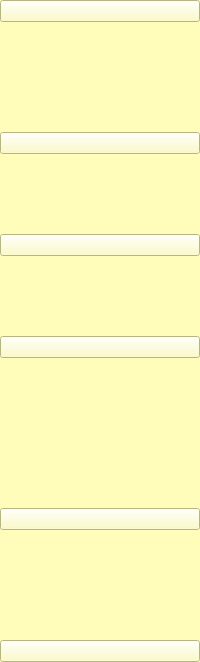
     <widget class="QWidget" name="widget_3" native="true">
      <property name="styleSheet">
       <string notr="true">background-color:rgb(255, 253, 185)</string>
      </property>
      <layout class="QVBoxLayout" name="verticalLayout_9">
       <property name="spacing">
        <number>110</number>
       </property>
       <property name="leftMargin">
        <number>0</number>
       </property>
       <property name="topMargin">
        <number>0</number>
       </property>
       <property name="rightMargin">
        <number>0</number>
       </property>
       <property name="bottomMargin">
        <number>0</number>
       </property>
       <item>
        <widget class="QPushButton" name="btn_menu2">
         <property name="text">
          <string/>
         </property>
         <property name="icon">
          <iconset resource="resources.qrc">
           <normaloff>:/newPrefix/picture/menu.jpg</normaloff>:/newPrefix/picture/menu.jpg</iconset>
         </property>
         <property name="checkable">
          <bool>false</bool>
         </property>
        </widget>
       </item>
       <item>
        <layout class="QVBoxLayout" name="verticalLayout_2">
         <property name="spacing">
          <number>80</number>
         </property>
         <item>
          <widget class="QPushButton" name="btn_profile2">
           <property name="text">
            <string/>
           </property>
           <property name="icon">
            <iconset resource="resources.qrc">
             <normaloff>:/newPrefix/picture/profile.jpg</normaloff>:/newPrefix/picture/profile.jpg</iconset>
           </property>
           <property name="checkable">
            <bool>true</bool>
           </property>
          </widget>
         </item>
         <item>
          <widget class="QPushButton" name="btn_calendar2">
           <property name="text">
            <string/>
           </property>
           <property name="icon">
            <iconset resource="resources.qrc">
             <normaloff>:/newPrefix/picture/calendar.jpg</normaloff>:/newPrefix/picture/calendar.jpg</iconset>
           </property>
           <property name="checkable">
            <bool>true</bool>
           </property>
          </widget>
         </item>
         <item>
          <widget class="QPushButton" name="btn_iword2">
           <property name="text">
            <string/>
           </property>
           <property name="icon">
            <iconset resource="resources.qrc">
             <normaloff>:/newPrefix/picture/insertword.jpg</normaloff>:/newPrefix/picture/insertword.jpg</iconset>
           </property>
           <property name="iconSize">
            <size>
             <width>16</width>
             <height>16</height>
            </size>
           </property>
           <property name="checkable">
            <bool>true</bool>
           </property>
          </widget>
         </item>
        </layout>
       </item>
       <item>
        <spacer name="verticalSpacer">
         <property name="orientation">
          <enum>Qt::Orientation::Vertical</enum>
         </property>
         <property name="sizeHint" stdset="0">
          <size>
           <width>20</width>
           <height>40</height>
          </size>
         </property>
        </spacer>
       </item>
       <item>
        <layout class="QVBoxLayout" name="verticalLayout_3">
         <item>
          <widget class="QPushButton" name="btn_logout2">
           <property name="text">
            <string/>
           </property>
           <property name="icon">
            <iconset resource="resources.qrc">
             <normaloff>:/newPrefix/picture/hard.jpg</normaloff>:/newPrefix/picture/hard.jpg</iconset>
           </property>
          </widget>
         </item>
         <item>
          <widget class="QPushButton" name="btn_exit2">
           <property name="text">
            <string/>
           </property>
           <property name="icon">
            <iconset resource="resources.qrc">
             <normaloff>:/newPrefix/picture/total end.jpg</normaloff>:/newPrefix/picture/total end.jpg</iconset>
           </property>
          </widget>
         </item>
        </layout>
       </item>
      </layout>
     </widget>
